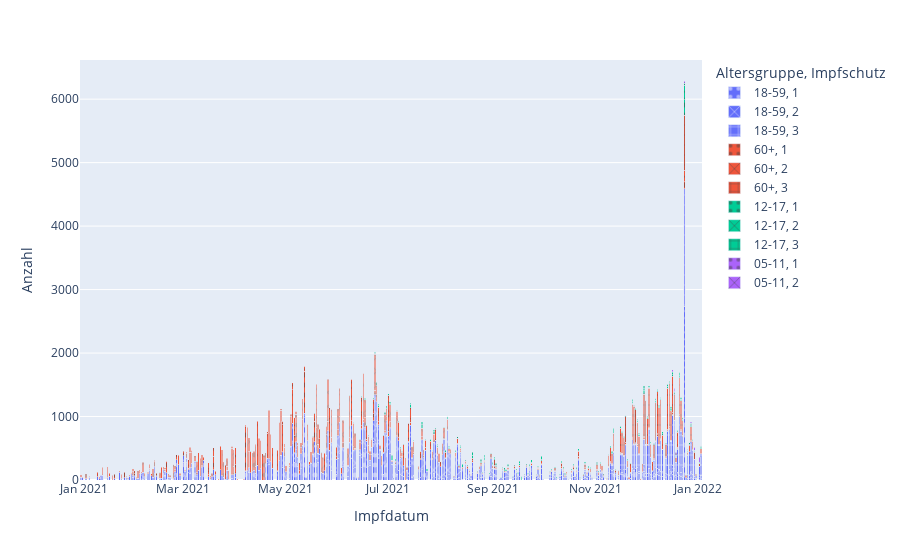

Write notebook code for a chart like this one.
### Markdown cell above
## Plotly-Plot erstellen

### Code cell
import plotly.express as px

fig = px.bar(df, x='Impfdatum', y='Anzahl', color='Altersgruppe',
             pattern_shape='Impfschutz', barmode='stack',
             pattern_shape_sequence=[".", "x", "+"])
fig.show()

### Figure 1 — Plotly figure (JSON) as saved in the notebook; plotly's stock layout.template omitted (floating-point values rounded to 4 significant figures; data arrays with more than 128 entries replaced by an {"elided": "..."} marker saying what was removed)
{"data": [{"alignmentgroup": "True", "hovertemplate": "Altersgruppe=18-59<br>Impfschutz=1<br>Impfdatum=%{x}<br>Anzahl=%{y}<extra></extra>", "legendgroup": "18-59, 1", "marker": {"color": "#636efa", "pattern": {"shape": "."}}, "name": "18-59, 1", "offsetgroup": "18-59, 1", "orientation": "v", "showlegend": true, "textposition": "auto", "type": "bar", "x": {"elided": "279 str values"}, "xaxis": "x", "y": {"elided": "279 int values"}, "yaxis": "y"}, {"alignmentgroup": "True", "hovertemplate": "Altersgruppe=18-59<br>Impfschutz=2<br>Impfdatum=%{x}<br>Anzahl=%{y}<extra></extra>", "legendgroup": "18-59, 2", "marker": {"color": "#636efa", "pattern": {"shape": "x"}}, "name": "18-59, 2", "offsetgroup": "18-59, 2", "orientation": "v", "showlegend": true, "textposition": "auto", "type": "bar", "x": {"elided": "252 str values"}, "xaxis": "x", "y": {"elided": "252 int values"}, "yaxis": "y"}, {"alignmentgroup": "True", "hovertemplate": "Altersgruppe=18-59<br>Impfschutz=3<br>Impfdatum=%{x}<br>Anzahl=%{y}<extra></extra>", "legendgroup": "18-59, 3", "marker": {"color": "#636efa", "pattern": {"shape": "+"}}, "name": "18-59, 3", "offsetgroup": "18-59, 3", "orientation": "v", "showlegend": true, "textposition": "auto", "type": "bar", "x": ["2021-09-02", "2021-09-10", "2021-09-20", "2021-09-27", "2021-09-28", "2021-09-30", "2021-10-01", "2021-10-05", "2021-10-08", "2021-10-11", "2021-10-12", "2021-10-13", "2021-10-15", "2021-10-18", "2021-10-19", "2021-10-21", "2021-10-22", "2021-10-25", "2021-10-26", "2021-10-27", "2021-10-28", "2021-10-29", "2021-10-30", "2021-11-02", "2021-11-03", "2021-11-04", "2021-11-05", "2021-11-06", "2021-11-09", "2021-11-10", "2021-11-11", "2021-11-12", "2021-11-13", "2021-11-15", "2021-11-16", "2021-11-17", "2021-11-18", "2021-11-19", "2021-11-20", "2021-11-21", "2021-11-22", "2021-11-23", "2021-11-24", "2021-11-25", "2021-11-26", "2021-11-27", "2021-11-29", "2021-11-30", "2021-12-01", "2021-12-02", "2021-12-03", "2021-12-04", "2021-12-05", "2021-12-06", "2021-12-07", "2021-12-08", "2021-12-09", "2021-12-10", "2021-12-11", "2021-12-13", "2021-12-14", "2021-12-15", "2021-12-16", "2021-12-17", "2021-12-18", "2021-12-19", "2021-12-20", "2021-12-21", "2021-12-22", "2021-12-23", "2021-12-24", "2021-12-25", "2021-12-26", "2021-12-27", "2021-12-28", "2021-12-29", "2021-12-30", "2021-12-31", "2022-01-02", "2022-01-03"], "xaxis": "x", "y": [15, 6, 6, 5, 5, 54, 6, 7, 32, 6, 12, 6, 8, 7, 10, 18, 26, 14, 20, 6, 22, 20, 10, 33, 12, 42, 31, 7, 81, 98, 77, 267, 26, 40, 245, 281, 202, 385, 137, 15, 79, 447, 404, 374, 324, 266, 100, 401, 444, 437, 612, 263, 101, 217, 405, 506, 372, 492, 346, 250, 545, 624, 475, 789, 757, 205, 365, 735, 651, 487, 1853, 39, 309, 373, 468, 378, 261, 39, 180, 341], "yaxis": "y"}, {"alignmentgroup": "True", "hovertemplate": "Altersgruppe=60+<br>Impfschutz=1<br>Impfdatum=%{x}<br>Anzahl=%{y}<extra></extra>", "legendgroup": "60+, 1", "marker": {"color": "#EF553B", "pattern": {"shape": "."}}, "name": "60+, 1", "offsetgroup": "60+, 1", "orientation": "v", "showlegend": true, "textposition": "auto", "type": "bar", "x": {"elided": "236 str values"}, "xaxis": "x", "y": {"elided": "236 int values"}, "yaxis": "y"}, {"alignmentgroup": "True", "hovertemplate": "Altersgruppe=60+<br>Impfschutz=2<br>Impfdatum=%{x}<br>Anzahl=%{y}<extra></extra>", "legendgroup": "60+, 2", "marker": {"color": "#EF553B", "pattern": {"shape": "x"}}, "name": "60+, 2", "offsetgroup": "60+, 2", "orientation": "v", "showlegend": true, "textposition": "auto", "type": "bar", "x": {"elided": "227 str values"}, "xaxis": "x", "y": {"elided": "227 int values"}, "yaxis": "y"}, {"alignmentgroup": "True", "hovertemplate": "Altersgruppe=60+<br>Impfschutz=3<br>Impfdatum=%{x}<br>Anzahl=%{y}<extra></extra>", "legendgroup": "60+, 3", "marker": {"color": "#EF553B", "pattern": {"shape": "+"}}, "name": "60+, 3", "offsetgroup": "60+, 3", "orientation": "v", "showlegend": true, "textposition": "auto", "type": "bar", "x": ["2021-09-01", "2021-09-02", "2021-09-03", "2021-09-08", "2021-09-10", "2021-09-14", "2021-09-16", "2021-09-17", "2021-09-22", "2021-09-23", "2021-09-24", "2021-09-27", "2021-09-28", "2021-09-29", "2021-09-30", "2021-10-05", "2021-10-06", "2021-10-08", "2021-10-11", "2021-10-12", "2021-10-13", "2021-10-14", "2021-10-15", "2021-10-18", "2021-10-19", "2021-10-20", "2021-10-21", "2021-10-22", "2021-10-23", "2021-10-25", "2021-10-26", "2021-10-27", "2021-10-28", "2021-10-29", "2021-10-30", "2021-11-02", "2021-11-03", "2021-11-04", "2021-11-05", "2021-11-06", "2021-11-08", "2021-11-09", "2021-11-10", "2021-11-11", "2021-11-12", "2021-11-13", "2021-11-15", "2021-11-16", "2021-11-17", "2021-11-18", "2021-11-19", "2021-11-20", "2021-11-21", "2021-11-22", "2021-11-23", "2021-11-24", "2021-11-25", "2021-11-26", "2021-11-27", "2021-11-28", "2021-11-29", "2021-11-30", "2021-12-01", "2021-12-02", "2021-12-03", "2021-12-04", "2021-12-05", "2021-12-06", "2021-12-07", "2021-12-08", "2021-12-09", "2021-12-10", "2021-12-11", "2021-12-13", "2021-12-14", "2021-12-15", "2021-12-16", "2021-12-17", "2021-12-18", "2021-12-19", "2021-12-20", "2021-12-21", "2021-12-22", "2021-12-23", "2021-12-24", "2021-12-25", "2021-12-26", "2021-12-27", "2021-12-28", "2021-12-29", "2021-12-30", "2021-12-31", "2022-01-02", "2022-01-03"], "xaxis": "x", "y": [9, 85, 9, 5, 5, 5, 5, 6, 7, 11, 12, 9, 14, 11, 48, 14, 7, 46, 6, 55, 16, 21, 33, 27, 29, 10, 27, 82, 5, 15, 53, 24, 38, 53, 9, 76, 29, 86, 83, 14, 18, 179, 212, 157, 282, 38, 72, 381, 320, 276, 403, 108, 27, 140, 528, 587, 519, 345, 278, 8, 129, 671, 679, 405, 618, 208, 141, 220, 600, 661, 576, 613, 223, 193, 647, 681, 467, 568, 396, 75, 235, 585, 463, 228, 869, 37, 38, 104, 216, 130, 113, 23, 36, 74], "yaxis": "y"}, {"alignmentgroup": "True", "hovertemplate": "Altersgruppe=12-17<br>Impfschutz=1<br>Impfdatum=%{x}<br>Anzahl=%{y}<extra></extra>", "legendgroup": "12-17, 1", "marker": {"color": "#00cc96", "pattern": {"shape": "."}}, "name": "12-17, 1", "offsetgroup": "12-17, 1", "orientation": "v", "showlegend": true, "textposition": "auto", "type": "bar", "x": {"elided": "156 str values"}, "xaxis": "x", "y": {"elided": "156 int values"}, "yaxis": "y"}, {"alignmentgroup": "True", "hovertemplate": "Altersgruppe=12-17<br>Impfschutz=2<br>Impfdatum=%{x}<br>Anzahl=%{y}<extra></extra>", "legendgroup": "12-17, 2", "marker": {"color": "#00cc96", "pattern": {"shape": "x"}}, "name": "12-17, 2", "offsetgroup": "12-17, 2", "orientation": "v", "showlegend": true, "textposition": "auto", "type": "bar", "x": {"elided": "134 str values"}, "xaxis": "x", "y": {"elided": "134 int values"}, "yaxis": "y"}, {"alignmentgroup": "True", "hovertemplate": "Altersgruppe=12-17<br>Impfschutz=3<br>Impfdatum=%{x}<br>Anzahl=%{y}<extra></extra>", "legendgroup": "12-17, 3", "marker": {"color": "#00cc96", "pattern": {"shape": "+"}}, "name": "12-17, 3", "offsetgroup": "12-17, 3", "orientation": "v", "showlegend": true, "textposition": "auto", "type": "bar", "x": ["2021-10-23", "2021-11-19", "2021-11-23", "2021-11-30", "2021-12-02", "2021-12-04", "2021-12-07", "2021-12-08", "2021-12-09", "2021-12-10", "2021-12-14", "2021-12-16", "2021-12-17", "2021-12-20", "2021-12-21", "2021-12-22", "2021-12-23", "2021-12-24", "2021-12-26", "2021-12-28", "2021-12-29", "2021-12-30", "2022-01-02", "2022-01-03"], "xaxis": "x", "y": [5, 6, 45, 53, 5, 23, 7, 6, 11, 5, 5, 5, 17, 5, 9, 6, 5, 28, 10, 19, 9, 9, 14, 9], "yaxis": "y"}, {"alignmentgroup": "True", "hovertemplate": "Altersgruppe=05-11<br>Impfschutz=1<br>Impfdatum=%{x}<br>Anzahl=%{y}<extra></extra>", "legendgroup": "05-11, 1", "marker": {"color": "#ab63fa", "pattern": {"shape": "."}}, "name": "05-11, 1", "offsetgroup": "05-11, 1", "orientation": "v", "showlegend": true, "textposition": "auto", "type": "bar", "x": ["2021-12-16", "2021-12-17", "2021-12-18", "2021-12-19", "2021-12-23", "2021-12-24", "2021-12-26", "2021-12-28", "2021-12-30", "2022-01-02"], "xaxis": "x", "y": [8, 32, 54, 51, 9, 39, 11, 25, 42, 78], "yaxis": "y"}, {"alignmentgroup": "True", "hovertemplate": "Altersgruppe=05-11<br>Impfschutz=2<br>Impfdatum=%{x}<br>Anzahl=%{y}<extra></extra>", "legendgroup": "05-11, 2", "marker": {"color": "#ab63fa", "pattern": {"shape": "x"}}, "name": "05-11, 2", "offsetgroup": "05-11, 2", "orientation": "v", "showlegend": true, "textposition": "auto", "type": "bar", "x": ["2021-12-30"], "xaxis": "x", "y": [5], "yaxis": "y"}], "layout": {"barmode": "stack", "legend": {"title": {"text": "Altersgruppe, Impfschutz"}, "tracegroupgap": 0}, "margin": {"t": 60}, "xaxis": {"anchor": "y", "domain": [0, 1], "title": {"text": "Impfdatum"}}, "yaxis": {"anchor": "x", "domain": [0, 1], "title": {"text": "Anzahl"}}}}
